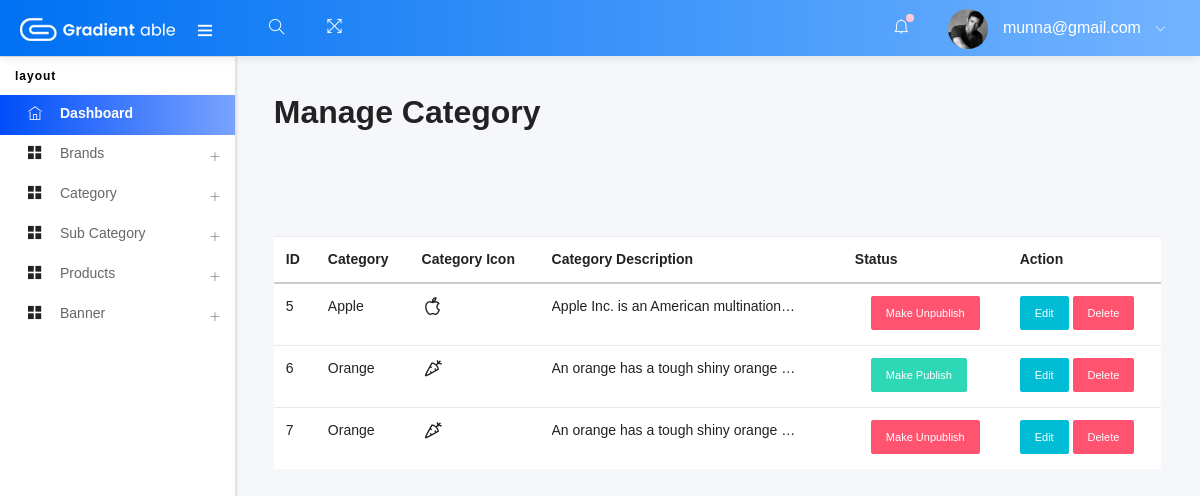
The app's page /admin/manage-category.php (signed in), older data.
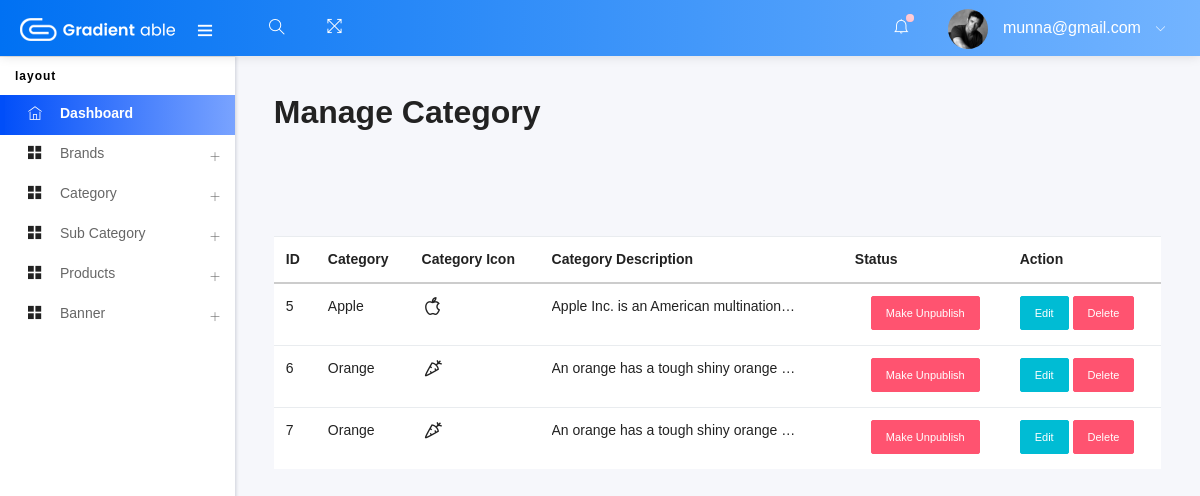
The same page, newer data.
### tables this page shows
CREATE TABLE `category` (
  `ctg_id` int(11) NOT NULL,
  `ctg_icon` varchar(255) NOT NULL,
  `ctg_name` varchar(255) NOT NULL,
  `ctg_des` varchar(255) NOT NULL,
  `ctg_status` tinyint(200) NOT NULL DEFAULT 1
);

### admin/manage-category.php (called while the page is built, shortened)
<?php
include("template.php");

### admin/class/adminBack.php (called while the page is built, shortened)
<?php
class adminBack
{
    private $conn;
    public function __construct()
    {
        $dbhost = "127.0.0.1";
        $dbuser = "root";
        $dbpass = "";
        $dbname = "ecom02";
        $this->conn = mysqli_connect($dbhost, $dbuser, $dbpass, $dbname);
    }
    function displayCategory()
    {
        $query = "SELECT * FROM category";
        if (mysqli_query($this->conn, $query)) {
            $result_ctg = mysqli_query($this->conn, $query);
            return $result_ctg;
        } else {
            echo "Couldn't Load Data Correctly";
        }
    }
}

### admin/views/manage-category-view.php (the view, shortened to what this page needs)
<?php
$obj_adminBack = new adminBack();
$ctg_result = $obj_adminBack->displayCategory();
?>
<h2 class="mb-5">Manage Category</h2>
<p class="alert">
</p>
<table class="table bg-white">
    <thead>
        <tr>
            <th>ID</th>
            <th>Category</th>
            <th>Category Icon</th>
            <th>Category Description</th>
            <th>Status</th>
            <th>Action</th>
        </tr>
    </thead>
    <tbody>
        <?php
        while ($ctg = mysqli_fetch_assoc($ctg_result)) {
        ?>
            <tr>
                <td><?php echo $ctg['ctg_id'] ?></td>
                <td><?php echo $ctg['ctg_name'] ?></td>
                <td><?php echo $ctg['ctg_icon'] ?></td>
                <td>
                    <p class="ctg_des"><?php echo $ctg['ctg_des'] ?></p>
                </td>
                <td>
                    <?php
                    if ($ctg['ctg_status'] == 0) {
                    ?>
                        <a href="?status=publish&&id=<?php echo $ctg['ctg_id'] ?>" class="btn btn-success btn-sm ml-3">Make Publish</a>
                    <?php
                    } else if ($ctg['ctg_status'] == 1) {
                    ?>
                        <a href="?status=unpublish&&id=<?php echo $ctg['ctg_id'] ?>" class="btn btn-danger btn-sm ml-3">Make Unpublish</a>
                    <?php
                    }
                    ?>
                </td>
                <td>
                    <a class="btn-sm btn btn-info" href="edit-category.php?status=edit&&id=<?php echo $ctg['ctg_id'] ?>">Edit</a>
                    <a class="btn-sm btn btn-danger" href="?status=delete&&id=<?php echo $ctg['ctg_id'] ?>">Delete</a>
                </td>
            </tr>
        <?php
        }
        ?>
    </tbody>
</table>

Row changes from the older to the newer data that the page shows:
changed category id 6: ctg_status "Make Publish" → "Make Unpublish"
